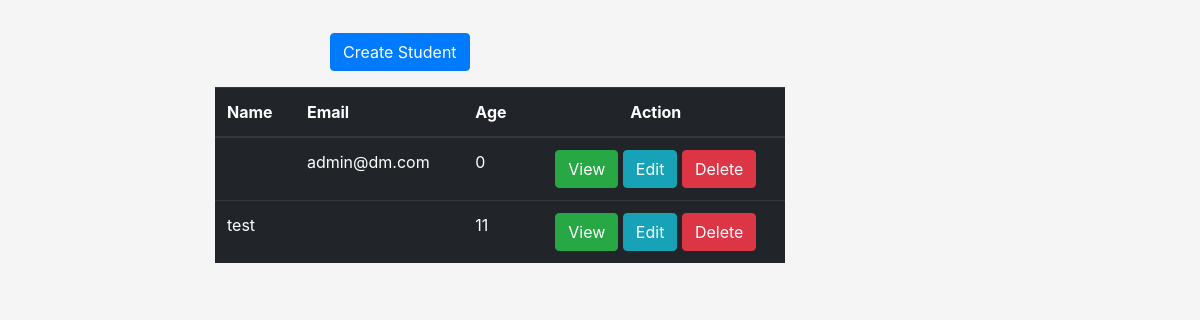
/, run on an earlier commit of the app's database.
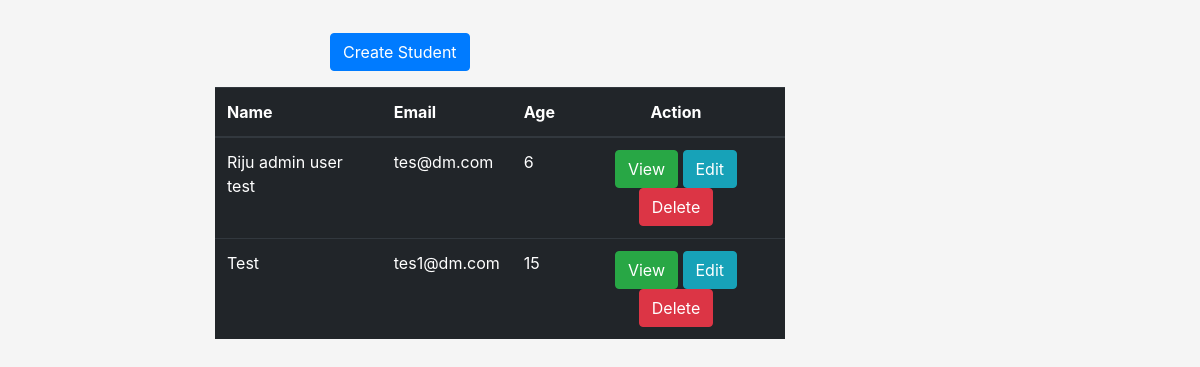
And on a later commit of the database.
### student/models.py (models this page shows, shortened)
class CustomUser(AbstractUser):
    email = models.EmailField(max_length=254, unique=True, db_index=True)
    name = models.CharField(max_length=100, default='')
    age = models.PositiveIntegerField(default=0)
    gender = models.CharField(
        max_length=1,
        choices=GENDER_TYPE,
        default=GENDER_TYPE[0][0],
        blank=False
    )
    school = models.CharField(
        max_length=2,
        choices=SCHOOL_TYPE,
        null=True,
        blank=True
    )
    is_active = models.BooleanField(default=True)
    username = models.CharField(max_length=40, unique=False, default='')
    USERNAME_FIELD = 'email'
    REQUIRED_FIELDS = ['name', 'age', 'gender', 'school', 'is_active']

### student/views.py (the view)
# urls.py: path('', views.list_student, name='list_student'),
def list_student(request):
    students = CustomUser.objects.all()
    return render(request, 'student/list.html', {
        'students': students
    })

### student/templates/student/list.html (shortened to what this page needs)
{% extends "base.html" %}
{% block content %}
<div class="col-md-6 offset-md-3 mt-3">
    <div class="col-md-2">
        <a href="{% url 'student:create_student' %}" class="btn btn-primary">Create Student</a>
    </div>
</div>
<div class="col-md-6 offset-md-2 mt-3">
    <table class="table table-dark">
        <thead>
            <th scope="col">Name</th>
            <th scope="col">Email</th>
            <th scope="col">Age</th>
            <th scope="col" class="text-center">Action</th>
        </thead>
        <tbody>
        {% for student in students %}
        <tr>
            <td scope="row">{{ student.name }}</td>
            <td>{{ student.email }}</td>
            <td>{{ student.age}}</td>
            <td class="text-center">
                <a href="{% url 'student:view_student' student.id %}" class="btn btn-success">View</a>
                <a href="{% url 'student:edit_student' student.id %}" class="btn btn-info">Edit</a>
                <a href="{% url 'student:delete_student' student.id %}" class="btn btn-danger student-delete">Delete</a>
            </td>
        </tr>
        {% endfor %}
        </tbody>
    </table>
</div>
{% endblock content %}

What changed in the data, as far as the page shows it:
removed CustomUser: email "admin@dm.com", age "0"
removed CustomUser: name "test", age "11"
added CustomUser: name "Riju admin user test", email "tes@dm.com", age "6"
added CustomUser: name "Test", email "tes1@dm.com", age "15"
